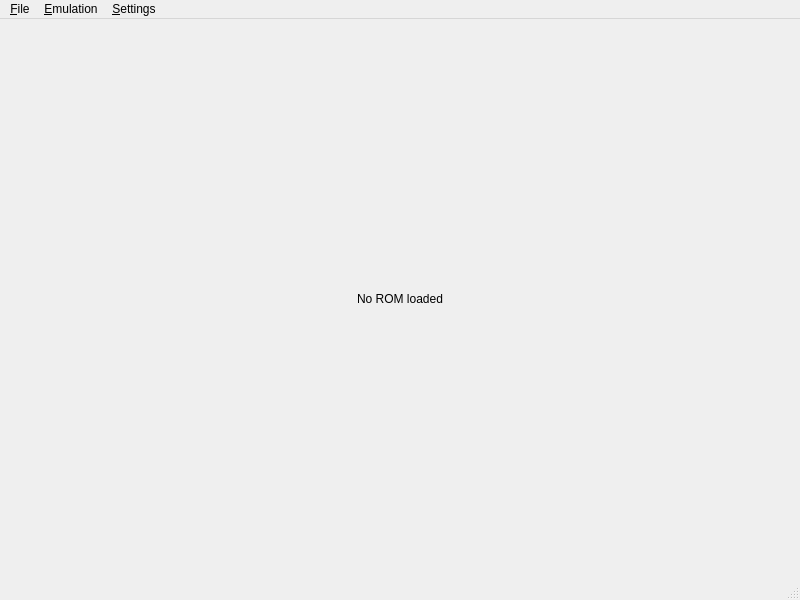
<?xml version="1.0" encoding="UTF-8"?>
<ui version="4.0">
 <class>MainWindow</class>
 <widget class="QMainWindow" name="MainWindow">
  <property name="geometry">
   <rect>
    <x>0</x>
    <y>0</y>
    <width>800</width>
    <height>600</height>
   </rect>
  </property>
  <property name="windowTitle">
   <string>ZeroPoint Emulator</string>
  </property>
  <widget class="QWidget" name="centralwidget">
   <layout class="QVBoxLayout" name="verticalLayout">
    <item>
     <widget class="QLabel" name="statusLabel">
      <property name="text">
       <string>No ROM loaded</string>
      </property>
      <property name="alignment">
       <set>Qt::AlignCenter</set>
      </property>
     </widget>
    </item>
   </layout>
  </widget>
  <widget class="QMenuBar" name="menubar">
   <property name="geometry">
    <rect>
     <x>0</x>
     <y>0</y>
     <width>800</width>
     <height>22</height>
    </rect>
   </property>
   <widget class="QMenu" name="menuFile">
    <property name="title">
     <string>&amp;File</string>
    </property>
    <addaction name="actionLoadROM"/>
    <addaction name="separator"/>
    <addaction name="actionExit"/>
   </widget>
   <widget class="QMenu" name="menuEmulation">
    <property name="title">
     <string>&amp;Emulation</string>
    </property>
    <addaction name="actionStart"/>
    <addaction name="actionStop"/>
    <addaction name="actionReset"/>
   </widget>
   <widget class="QMenu" name="menuSettings">
    <property name="title">
     <string>&amp;Settings</string>
    </property>
    <addaction name="actionConfiguration"/>
   </widget>
   <addaction name="menuFile"/>
   <addaction name="menuEmulation"/>
   <addaction name="menuSettings"/>
  </widget>
  <widget class="QStatusBar" name="statusbar"/>
  <action name="actionLoadROM">
   <property name="text">
    <string>&amp;Load ROM...</string>
   </property>
   <property name="shortcut">
    <string>Ctrl+O</string>
   </property>
  </action>
  <action name="actionExit">
   <property name="text">
    <string>E&amp;xit</string>
   </property>
   <property name="shortcut">
    <string>Ctrl+Q</string>
   </property>
  </action>
  <action name="actionStart">
   <property name="text">
    <string>&amp;Start</string>
   </property>
   <property name="enabled">
    <bool>false</bool>
   </property>
  </action>
  <action name="actionStop">
   <property name="text">
    <string>S&amp;top</string>
   </property>
   <property name="enabled">
    <bool>false</bool>
   </property>
  </action>
  <action name="actionReset">
   <property name="text">
    <string>&amp;Reset</string>
   </property>
   <property name="enabled">
    <bool>false</bool>
   </property>
  </action>
  <action name="actionConfiguration">
   <property name="text">
    <string>&amp;Configuration...</string>
   </property>
  </action>
 </widget>
 <resources/>
 <connections/>
</ui>
